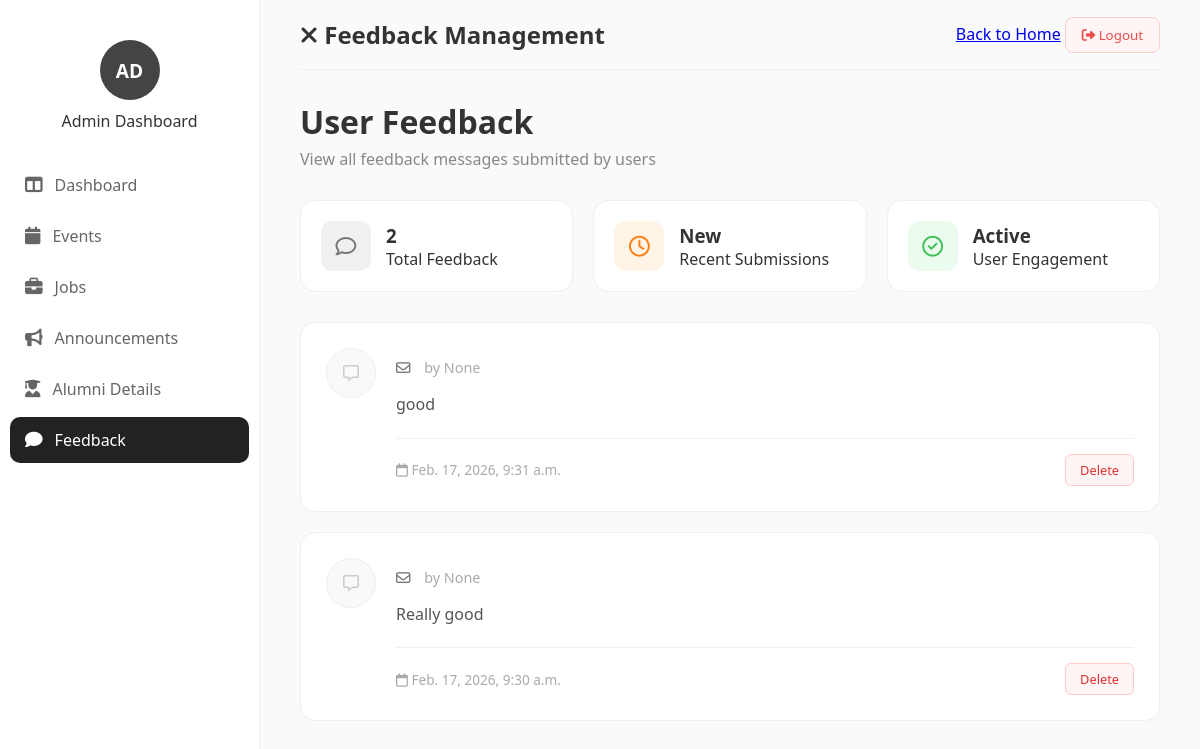
/alumni_app/admin/feedback/ (signed in), run on an earlier commit of the app's database.
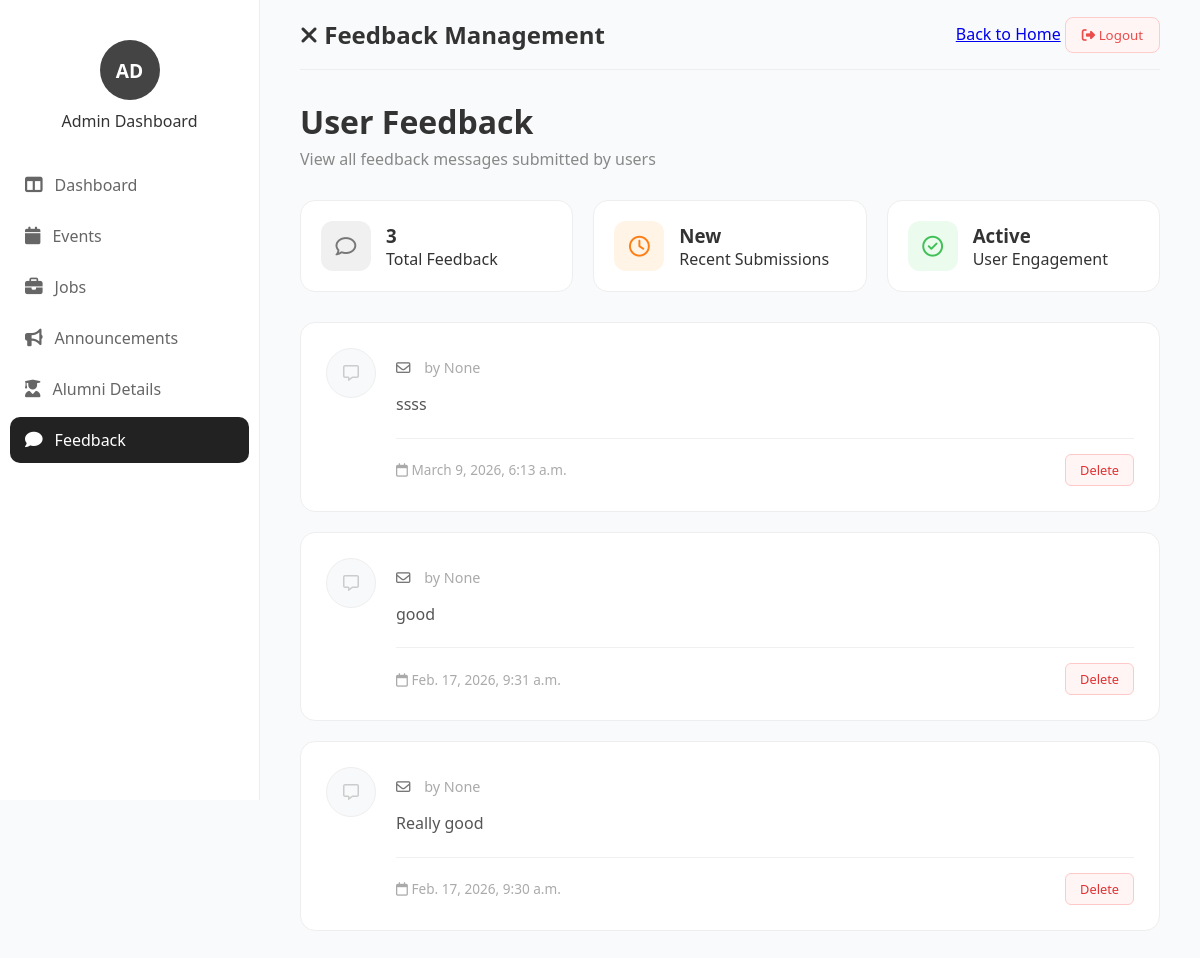
And on a later commit of the database.
### Alumni_app/models.py (models this page shows, shortened)
class Feedback(models.Model):
    user = models.ForeignKey(User, on_delete=models.CASCADE, null=True, blank=True)
    name = models.CharField(max_length=100, null=True, blank=True)
    message = models.TextField()
    created_at = models.DateTimeField(auto_now_add=True)

### Alumni_app/views.py (the view)
# urls.py: path('admin/feedback/', views.admin_feedback, name='admin_feedback'),
@login_required
def admin_feedback(request):
    feedbacks = Feedback.objects.all().order_by('-created_at')
    return render(request, "admin_feedback.html", {"feedbacks": feedbacks})

### Alumni_app/templates/admin_feedback.html (shortened to what the changed rows need)
{% load static %}
<!DOCTYPE html>
<html lang="en">
<head>
    <link rel="stylesheet" href="{% static 'admin_feedback.css' %}">
    <link rel="stylesheet" href="https://cdnjs.cloudflare.com/ajax/libs/font-awesome/6.5.0/css/all.min.css">
</head>
<body>
    <div class="dashboard-container">
        <div class="main-content">
            <div class="topbar">
                <h2><i class="fa-solid fa-xmark"></i> Feedback Management</h2>
            </div>
            <div class="feedback-header">
                <h1>User Feedback</h1>
            </div>
            <div class="stats-container">
                <div class="stat-box">
                    <div>
                        <h3>{{ feedbacks.count }}</h3>
                        <p>Total Feedback</p>
                    </div>
                </div>
            </div>
            <div class="feedback-list">
                {% for f in feedbacks %}
                <div class="feedback-card">
                    <div class="feedback-icon">
                        <i class="fa-regular fa-message"></i>
                    </div>
                    <div class="feedback-content">
                        <div class="user-info">
                            <i class="fa-regular fa-envelope"></i> {{f.email}}
                            <span class="user-name">by {{f.name}}</span>
                        </div>
                        <p class="feedback-message">{{f.message}}</p>
                        <hr>
                        <div class="feedback-footer">
                            <div class="feedback-date">
                                <i class="fa-regular fa-calendar"></i> {{f.created_at}}
                            </div>
                            <div class="card-actions">
                                <button class="btn-sm danger" onclick="deleteAnnouncement('{{a.id}}')">Delete</button>
                            </div>
                        </div>
                    </div>
                </div>
                {% empty %}
                <div class="empty-state">
                    <p>No feedback messages available.</p>
                </div>
                {% endfor %}
            </div>
        </div>
    </div>
</body>
</html>

What changed in the data, as far as the page shows it:
added Feedback: name "None", message "ssss", created_at "March 9, 2026, 6:13 a.m."
Also different on the page:
{{ feedbacks.count }}: "2" → "3"
